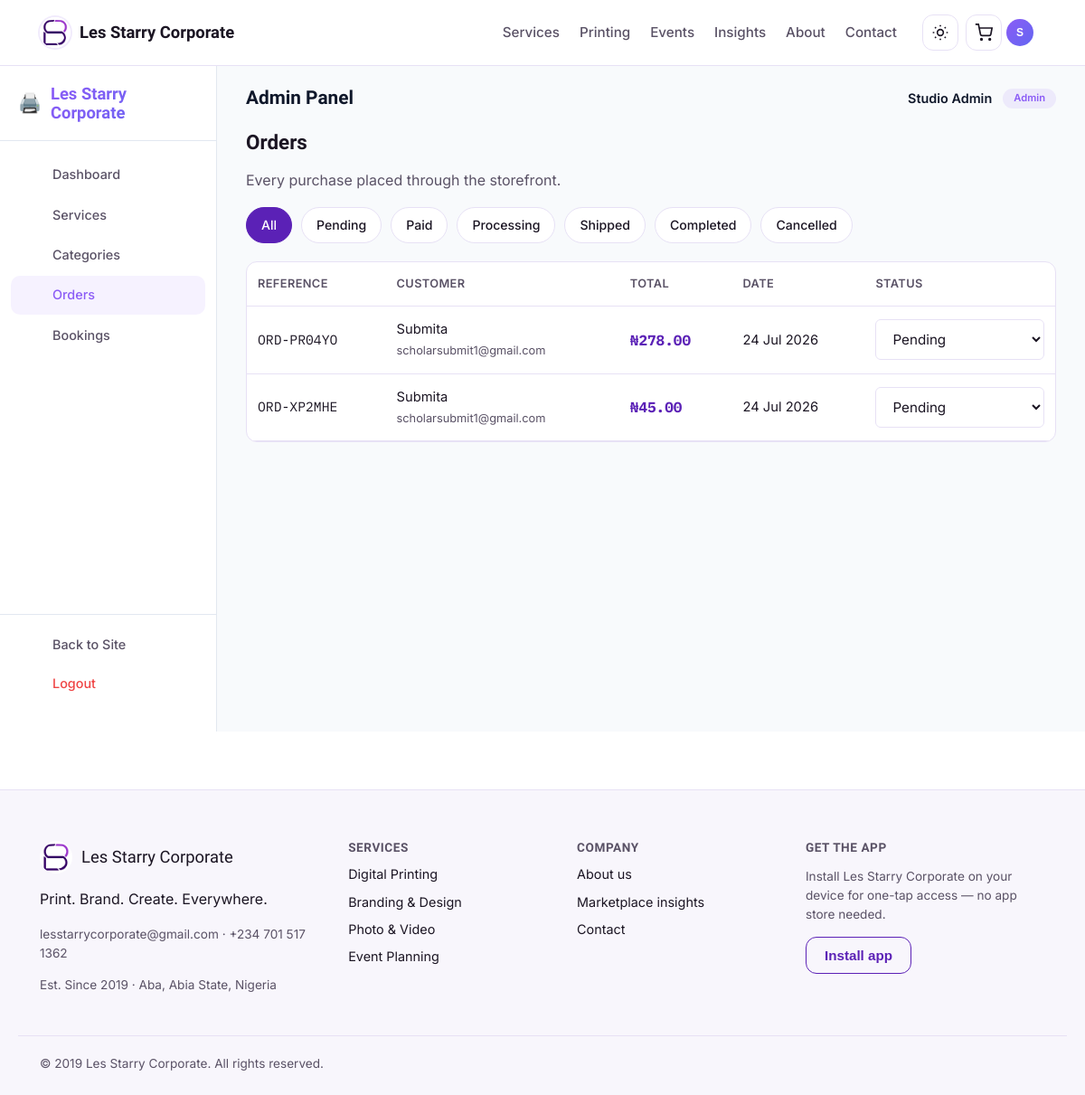
Page /admin/orders (signed in) on the committed database.
### app/models.py (models this page shows, shortened)
class User(UserMixin, db.Model):
    __tablename__ = "users"
    id = db.Column(db.Integer, primary_key=True)
    full_name = db.Column(db.String(120), nullable=False)
    email = db.Column(db.String(150), unique=True, nullable=False, index=True)
    phone = db.Column(db.String(30))
    password_hash = db.Column(db.String(255), nullable=False)
    is_admin = db.Column(db.Boolean, default=False)
    preferred_theme = db.Column(db.String(20), default="light")
    preferred_currency = db.Column(db.String(10), default="NGN")
    address = db.Column(db.String(255), nullable=True)
    last_login = db.Column(db.DateTime, nullable=True)
    created_at = db.Column(db.DateTime, default=datetime.utcnow)
    updated_at = db.Column(db.DateTime, default=datetime.utcnow, onupdate=datetime.utcnow)
    bookings = db.relationship(
        "Booking",
        foreign_keys="Booking.user_id",
        back_populates="customer",
        lazy=True
    )
    orders = db.relationship("Order", back_populates="customer", lazy=True)
    cart_items = db.relationship("CartItem", back_populates="owner", lazy=True, cascade="all, delete-orphan")
    reviews = db.relationship("Review", back_populates="author", lazy=True)
    assigned_bookings = db.relationship(
        "Booking",
        foreign_keys="Booking.assigned_staff_id",
        back_populates="assigned_staff",
        lazy=True
    )
    wishlist_items = db.relationship("Wishlist", back_populates="user", lazy=True, cascade="all, delete-orphan")
    notifications = db.relationship("Notification", back_populates="user", lazy=True, cascade="all, delete-orphan")
    activities = db.relationship("ActivityLog", back_populates="user", lazy=True, cascade="all, delete-orphan")

class Order(db.Model):
    __tablename__ = "orders"
    id = db.Column(db.Integer, primary_key=True)
    reference = db.Column(db.String(20), unique=True, default=lambda: generate_reference("ORD"))
    user_id = db.Column(db.Integer, db.ForeignKey("users.id"), nullable=False)
    total_amount = db.Column(db.Float, nullable=False, default=0.0)
    status = db.Column(db.String(30), default="pending")
    shipping_address = db.Column(db.String(255))
    billing_address = db.Column(db.String(255), nullable=True)
    order_notes = db.Column(db.Text, nullable=True)
    payment_method = db.Column(db.String(50), default="pay_on_pickup")
    payment_reference = db.Column(db.String(100), unique=True, nullable=True)
    paid_at = db.Column(db.DateTime, nullable=True)
    payment_details = db.Column(db.Text, nullable=True)
    tracking_number = db.Column(db.String(100), nullable=True)
    shipped_at = db.Column(db.DateTime, nullable=True)
    delivered_at = db.Column(db.DateTime, nullable=True)
    discount_amount = db.Column(db.Float, default=0.0)
    discount_code = db.Column(db.String(50), nullable=True)
    created_at = db.Column(db.DateTime, default=datetime.utcnow)
    updated_at = db.Column(db.DateTime, default=datetime.utcnow, onupdate=datetime.utcnow)
    items = db.relationship("OrderItem", back_populates="order", lazy=True, cascade="all, delete-orphan")
    customer = db.relationship("User", back_populates="orders")

### app/blueprints/admin/routes.py (the view)
@admin_bp.route("/orders")
@admin_required
def orders():
    status_filter = request.args.get("status")
    query = Order.query
    if status_filter:
        query = query.filter_by(status=status_filter)
    all_orders = query.order_by(Order.created_at.desc()).all()
    return render_template("admin/orders.html", orders=all_orders, status_filter=status_filter)

### app/blueprints/admin/routes.py (called while the page is built)
def admin_required(view_func):
    @wraps(view_func)
    def wrapped(*args, **kwargs):
        if not current_user.is_authenticated:
            flash("Please log in to access the admin area.", "info")
            return redirect(url_for("auth.login", next=request.path))
        if not current_user.is_admin:
            abort(403)
        return view_func(*args, **kwargs)
    return wrapped

### app/templates/admin/orders.html (shortened to what this page needs)
{% extends "admin/_layout.html" %}
{% block admin_content %}
<h1 style="font-size:1.4rem;">Orders</h1>
<p class="muted">Every purchase placed through the storefront.</p>
<div class="chip-row">
  <a href="{{ url_for('admin.orders') }}" class="chip {{ 'chip-active' if not status_filter }}">All</a>
  {% for s in ['pending', 'paid', 'processing', 'shipped', 'completed', 'cancelled'] %}
  <a href="{{ url_for('admin.orders', status=s) }}" class="chip {{ 'chip-active' if status_filter == s }}">{{ s|title }}</a>
  {% endfor %}
</div>
<div class="admin-table-wrap card" style="margin-top:20px;">
  <table>
    <thead><tr><th>Reference</th><th>Customer</th><th>Total</th><th>Date</th><th>Status</th></tr></thead>
    <tbody>
      {% for o in orders %}
      <tr>
        <td class="ref-code">{{ o.reference }}</td>
        <td>{{ o.customer.full_name }}<br><span class="muted" style="font-size:0.8rem;">{{ o.customer.email }}</span></td>
        <td class="price">{{ currency }}{{ "%.2f"|format(o.total_amount) }}</td>
        <td>{{ o.created_at.strftime('%d %b %Y') }}</td>
        <td>
          <form method="post" action="{{ url_for('admin.update_order_status', order_id=o.id) }}" style="display:flex;gap:8px;align-items:center;">
            <select name="status" onchange="this.form.submit()">
              {% for s in ['pending', 'paid', 'processing', 'shipped', 'completed', 'cancelled'] %}
              <option value="{{ s }}" {{ 'selected' if o.status == s }}>{{ s|title }}</option>
              {% endfor %}
            </select>
          </form>
        </td>
      </tr>
      {% else %}
      <tr><td colspan="5" class="muted" style="text-align:center;padding:32px;">No orders match this filter.</td></tr>
      {% endfor %}
    </tbody>
  </table>
</div>
{% endblock %}

### app/templates/admin/_layout.html (shortened to what this page needs)
{% extends "base.html" %}
{% block content %}
<div class="admin-wrapper">
    <aside class="admin-sidebar">
        <div class="admin-sidebar-header">
            <a href="{{ url_for('main.index') }}" class="admin-brand">
                <span class="brand-icon">🖨️</span>
                <span class="brand-name">{{ company_name }}</span>
            </a>
        </div>
        <nav class="admin-nav">
            <a href="{{ url_for('admin.dashboard') }}" class="admin-nav-item {% if request.endpoint == 'admin.dashboard' %}active{% endif %}">
                <span>Dashboard</span>
            </a>
            <a href="{{ url_for('admin.services') }}" class="admin-nav-item {% if request.endpoint == 'admin.services' or request.endpoint == 'admin.new_service' or request.endpoint == 'admin.edit_service' %}active{% endif %}">
                <span>Services</span>
            </a>
            <a href="{{ url_for('admin.categories') }}" class="admin-nav-item {% if request.endpoint == 'admin.categories' %}active{% endif %}">
                <span>Categories</span>
            </a>
            <a href="{{ url_for('admin.orders') }}" class="admin-nav-item {% if request.endpoint == 'admin.orders' %}active{% endif %}">
                <span>Orders</span>
            </a>
            <a href="{{ url_for('admin.bookings') }}" class="admin-nav-item {% if request.endpoint == 'admin.bookings' %}active{% endif %}">
                <span>Bookings</span>
            </a>
        </nav>
        <div class="admin-sidebar-footer">
            <a href="{{ url_for('main.index') }}" class="admin-nav-item">
                <span>Back to Site</span>
            </a>
            <a href="{{ url_for('auth.logout') }}" class="admin-nav-item logout">
                <span>Logout</span>
            </a>
        </div>
    </aside>
    <main class="admin-content">
        <div class="admin-content-header">
            <h2>{% block admin_title %}Admin Panel{% endblock %}</h2>
            <div class="admin-user-info">
                <span class="admin-user-name">{{ current_user.full_name }}</span>
                <span class="admin-user-role">Admin</span>
            </div>
        </div>
        <div class="admin-content-body">
            {% block admin_content %}{% endblock %}
        </div>
    </main>
</div>
{% endblock %}

### app/templates/base.html (shortened to what this page needs)
<!DOCTYPE html>
<html lang="en" data-theme="light">
<head>
<link rel="stylesheet" href="{{ url_for('static', filename='css/style.css') }}">
</head>
<body>
<header class="site-header">
  <div class="container header-inner">
    <a href="{{ url_for('main.index') }}" class="brand">
      <span class="brand-mark" aria-hidden="true">
        <img src="{{ url_for('static', filename='img/brand/logo-mark.png') }}" alt="" width="34" height="34">
      </span>
      <span class="brand-name">{{ company_name }}</span>
    </a>
    <nav class="main-nav" aria-label="Primary">
      <a href="{{ url_for('catalog.list_services') }}">Services</a>
      <a href="{{ url_for('catalog.list_services') }}?category=printing">Printing</a>
      <a href="{{ url_for('catalog.list_services') }}?category=events">Events</a>
      <a href="{{ url_for('main.marketplace_insights') }}">Insights</a>
      <a href="{{ url_for('main.about') }}">About</a>
      <a href="{{ url_for('main.contact') }}">Contact</a>
    </nav>
    <div class="header-actions">
      <button id="theme-toggle" class="icon-btn" aria-label="Toggle dark mode" title="Toggle light/dark mode">
        <svg class="icon-sun" width="20" height="20" viewBox="0 0 24 24" fill="none" stroke="currentColor" stroke-width="2"><circle cx="12" cy="12" r="4"/><path d="M12 2v2M12 20v2M4.9 4.9l1.4 1.4M17.7 17.7l1.4 1.4M2 12h2M20 12h2M4.9 19.1l1.4-1.4M17.7 6.3l1.4-1.4"/></svg>
      </button>
      <a href="{{ url_for('cart.view_cart') }}" class="icon-btn cart-link" aria-label="View cart" id="cartLink">
        <svg width="20" height="20" viewBox="0 0 24 24" fill="none" stroke="currentColor" stroke-width="2"><circle cx="9" cy="21" r="1"/><circle cx="20" cy="21" r="1"/><path d="M1 1h4l2.7 13.4a2 2 0 002 1.6h9.7a2 2 0 002-1.6L23 6H6"/></svg>
      </a>
      {% if current_user.is_authenticated %}
      <div class="user-menu" id="userMenu">
        <button class="icon-btn user-btn" id="userMenuBtn" aria-haspopup="true" aria-expanded="false" aria-label="User menu">
          <span class="user-avatar">{{ current_user.full_name[0]|upper }}</span>
        </button>
      </div>
      {% else %}
      <a href="{{ url_for('auth.login') }}" class="btn btn-ghost btn-sm">Log in</a>
      <a href="{{ url_for('auth.register') }}" class="btn btn-primary btn-sm">Sign up</a>
      {% endif %}
    </div>
  </div>
</header>
<main id="main-content">
  {% block content %}{% endblock %}
</main>
<footer class="site-footer">
  <div class="container footer-grid">
    <div class="footer-brand">
      <div class="footer-brand-mark">
        <img src="{{ url_for('static', filename='img/brand/logo-mark.png') }}" alt="{{ company_name }} logo" width="36" height="36">
        <span class="brand-name">{{ company_name }}</span>
      </div>
      <p>{{ company_tagline }}</p>
      <p class="footer-meta">{{ company_email }} · {{ company_phone }}</p>
      <p class="footer-meta">Est. {{ company_founded }} · Aba, Abia State, Nigeria</p>
    </div>
    <div class="footer-col">
      <h4>Services</h4>
      <a href="{{ url_for('catalog.list_services') }}?category=printing">Digital Printing</a>
      <a href="{{ url_for('catalog.list_services') }}?category=branding">Branding &amp; Design</a>
      <a href="{{ url_for('catalog.list_services') }}?category=photo-video">Photo &amp; Video</a>
      <a href="{{ url_for('catalog.list_services') }}?category=events">Event Planning</a>
    </div>
    <div class="footer-col">
      <h4>Company</h4>
      <a href="{{ url_for('main.about') }}">About us</a>
      <a href="{{ url_for('main.marketplace_insights') }}">Marketplace insights</a>
      <a href="{{ url_for('main.contact') }}">Contact</a>
    </div>
    <div class="footer-col">
      <h4>Get the app</h4>
      <p class="footer-meta">Install {{ company_name }} on your device for one-tap access — no app store needed.</p>
      <button id="install-btn" class="btn btn-outline" hidden>Install app</button>
    </div>
  </div>
  <div class="container footer-bottom">
    <span>&copy; {{ company_founded.split()[-1] if company_founded else '2026' }} {{ company_name }}. All rights reserved.</span>
  </div>
</footer>
</body>
</html>

### app/templates/admin/_layout.html (style rules this page uses)
.admin-wrapper { display: flex; min-height: calc(100vh - 64px); background: var(--bg-color, #f8fafc); }
.admin-sidebar { width: 240px; background: var(--bg-card, white); border-right: 1px solid var(--border-color, #e2e8f0); display: flex; flex-direction: column; padding: 20px 0; position: sticky; top: 64px; height: calc(100vh - 64px); overflow-y: auto; flex-shrink: 0; }
.admin-sidebar-header { padding: 0 20px 20px; border-bottom: 1px solid var(--border-color, #e2e8f0); margin-bottom: 16px; }
.admin-brand { display: flex; align-items: center; gap: 10px; text-decoration: none; font-weight: 700; font-size: 1.1rem; color: var(--text-color, #0f172a); }
.admin-brand .brand-icon { font-size: 1.3rem; }
.admin-brand .brand-name { background: linear-gradient(135deg, #8b5cf6, #6366f1); -webkit-background-clip: text; -webkit-text-fill-color: transparent; }
.admin-nav { display: flex; flex-direction: column; gap: 2px; padding: 0 12px; flex: 1; }
.admin-nav-item { display: flex; align-items: center; gap: 12px; padding: 10px 14px; border-radius: 10px; color: var(--text-muted, #64748b); text-decoration: none; transition: all 0.2s ease; font-weight: 500; font-size: 0.9rem; }
.admin-nav-item.active { background: rgba(139, 92, 246, 0.08); color: #8b5cf6; }
.admin-nav-item.logout { color: #ef4444; }
.admin-sidebar-footer { padding: 12px; border-top: 1px solid var(--border-color, #e2e8f0); margin-top: auto; }
.admin-content { flex: 1; padding: 24px 32px; overflow-y: auto; }
.admin-content-header { display: flex; justify-content: space-between; align-items: center; margin-bottom: 24px; flex-wrap: wrap; gap: 12px; }
.admin-content-header h2 { font-size: 1.3rem; font-weight: 700; color: var(--text-color, #0f172a); margin: 0; }
.admin-user-info { display: flex; align-items: center; gap: 12px; }
.admin-user-name { font-weight: 600; font-size: 0.9rem; color: var(--text-color, #0f172a); }
.admin-user-role { background: rgba(139, 92, 246, 0.1); color: #8b5cf6; padding: 2px 12px; border-radius: 50px; font-size: 0.7rem; font-weight: 600; }

### app/templates/base.html (style rules this page uses)
.user-menu { position: relative; }
.user-btn { display: flex !important; align-items: center; gap: 6px; padding: 4px 8px 4px 4px !important; border-radius: 50px !important; background: none; border: none; cursor: pointer; transition: background 0.2s ease; color: var(--text-color, #0f172a); font-size: 0.85rem; }
.user-avatar { width: 30px; height: 30px; border-radius: 50%; background: linear-gradient(135deg, #8b5cf6, #6366f1); color: white; display: flex; align-items: center; justify-content: center; font-weight: 700; font-size: 0.75rem; flex-shrink: 0; }
.cart-link { position: relative; }

### rows in the picture
User: full_name "S", full_name "Studio Admin"
Order: reference "ORD-PR04YO", customer.full_name "Submita", customer.email "scholarsubmit1@gmail.com", currency "₦", total_amount "278.00", created_at "24 Jul 2026"
Order: reference "ORD-XP2MHE", customer.full_name "Submita", customer.email "scholarsubmit1@gmail.com", currency "₦", total_amount "45.00", created_at "24 Jul 2026"

### other values in the picture
{{ company_name }} "Les Starry Corporate"
{{ s|title }} "Pending" "Paid" "Processing" "Shipped" "Completed" "Cancelled"
{{ company_tagline }} "Print. Brand. Create. Everywhere."
{{ company_email }} "lesstarrycorporate@gmail.com"
{{ company_phone }} "+234 701 517 1362"
{{ company_founded }} "Since 2019"
{{ company_founded.split()[-1] if company_founded else '2026' }} "2019"
form field status "Pending"
